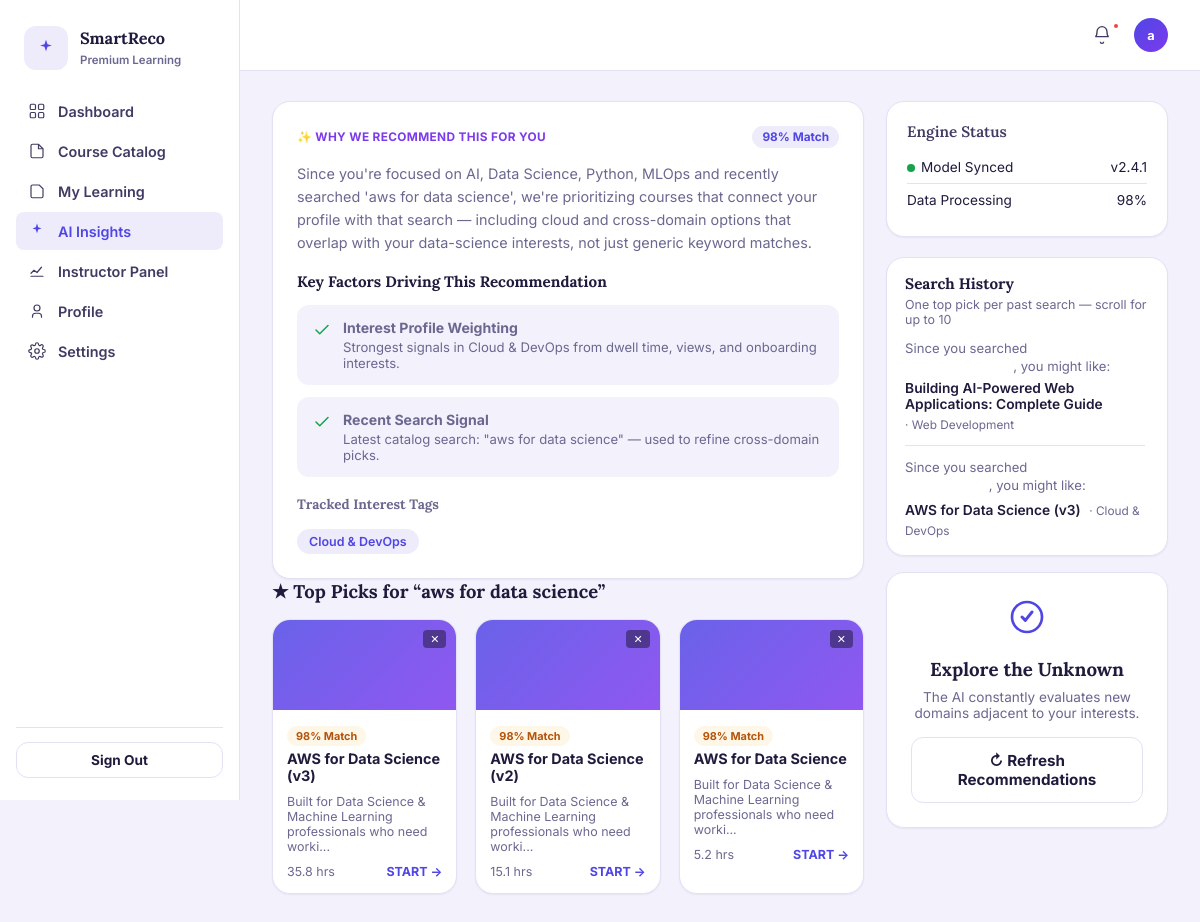
/ai-insights (signed in), run on the app's committed database.
### database/models.py (models this page shows, shortened)
class User(Base):
    __tablename__ = "users"
    id = Column(Integer, primary_key=True, index=True)
    name = Column(String, nullable=True)
    email = Column(String, unique=True, index=True, nullable=False)
    password_hash = Column(String, nullable=False)
    role = Column(String, default="user", nullable=False)  # Backward compatibility: "user" | "admin"
    active_mode = Column(String, default="student", nullable=False)  # "student" | "instructor"
    interests = Column(String, nullable=True)  # comma-separated e.g. "AI/ML,Backend"
    interests_updated_at = Column(DateTime(timezone=True), nullable=True)
    experience_level = Column(String, nullable=True)  # "Beginner" | "Intermediate" | "Advanced"
    avatar_url = Column(String, nullable=True)
    created_at = Column(DateTime(timezone=True), server_default=func.now())
    updated_at = Column(DateTime(timezone=True), onupdate=func.now())
    profile = relationship("UserProfile", back_populates="user", uselist=False, cascade="all, delete-orphan")
    courses = relationship("Product", back_populates="instructor", foreign_keys="Product.instructor_id")
    enrollments = relationship("Enrollment", back_populates="user", cascade="all, delete-orphan")
    wishlists = relationship("Wishlist", back_populates="user", cascade="all, delete-orphan")
    events = relationship("Event", back_populates="user", cascade="all, delete-orphan")
    recommendations = relationship("Recommendation", back_populates="user", cascade="all, delete-orphan")

class Product(Base):
    __tablename__ = "products"
    id = Column(Integer, primary_key=True, index=True)
    title = Column(String, nullable=False, index=True)
    slug = Column(String, nullable=True, index=True)
    description = Column(Text, nullable=False)
    category = Column(String, nullable=False, index=True)
    category_id = Column(Integer, ForeignKey("categories.id", ondelete="SET NULL"), nullable=True)
    skills = Column(String, nullable=True)
    price = Column(Float, default=0.0, index=True)
    level = Column(String, nullable=True, index=True)  # "Beginner" | "Intermediate" | "Advanced"
    instructor_id = Column(Integer, ForeignKey("users.id", ondelete="SET NULL"), nullable=True, index=True)
    instructor_name = Column(String, nullable=True, index=True)
    rating = Column(Float, nullable=True, default=0.0, index=True)
    num_ratings = Column(Integer, nullable=True, default=0)
    enrolled_students = Column(Integer, nullable=True, default=0)
    duration_hours = Column(Float, nullable=True, default=0.0)
    status = Column(String, default="active", nullable=False, index=True)  # "active" | "draft" | "archived"
    created_at = Column(DateTime(timezone=True), server_default=func.now())
    updated_at = Column(DateTime(timezone=True), onupdate=func.now())
    instructor = relationship("User", back_populates="courses", foreign_keys=[instructor_id])
    reviews = relationship("Review", back_populates="product", cascade="all, delete-orphan")
    learning_outcomes = relationship("CourseLearningOutcome", back_populates="product", cascade="all, delete-orphan")

### routers/recommendations.py (the view)
@router.get("/ai-insights", response_class=HTMLResponse)
def ai_insights_page(request: Request, db: Session = Depends(get_db)):
    user = get_current_user(request, db)
    if not user:
        return RedirectResponse("/login", status_code=302)
    if should_regenerate(db, user):
        logger.info("AI Insights visit triggered recommendation refresh for user_id=%s", user.id)
        generate_and_save_recommendation(db, user)
    search_ctx = build_search_history(db, user, limit=10)
    latest_search = search_ctx.get("latest")
    sidebar_history = search_ctx.get("sidebar") or []
    recent_search = latest_search["query"] if latest_search else None
    why_narrative = build_profile_search_narrative(user, recent_search)
    tracking_enabled = is_agent_tracking_enabled(db, user, request)
    rec = (
        db.query(Recommendation)
        .filter(Recommendation.user_id == user.id, Recommendation.is_latest == True)
        .order_by(Recommendation.created_at.desc())
        .first()
    )
    reasoning = None
    if rec:
        reasoning = load_stored_recommendation_reasoning(rec)
    if not reasoning:
        reasoning = build_recommendation_reasoning(db, user, tracking_enabled=tracking_enabled)
    narrative_text = None
    picked_products = []
    if latest_search and latest_search.get("products"):
        picked_products = latest_search["products"][:3]
    elif rec and rec.narrative:
        try:
            payload = json.loads(rec.narrative)
            search_intent = payload.get("search_intent") or {}
            if search_intent.get("product_ids") and recent_search:
                picked_products = _hydrate_ids(db, search_intent.get("product_ids", []))
            if not picked_products:
                main = payload.get("main") or {}
                narrative_text = main.get("narrative")
                picked_products = _hydrate_ids(db, main.get("product_ids", []))
        except Exception:
            pass
    if not picked_products:
        picked_products = [p.to_dict() for p in db.query(Product).order_by(Product.rating.desc()).limit(3).all()]
    return templates.TemplateResponse(
        request,
        "ai-insights.html",
        {
            "user": user,
            "active_page": "ai_insights",
            "recommendation": rec,
            "narrative_text": narrative_text,
            "why_narrative": why_narrative,
            "picked_products": picked_products,
            "latest_search": latest_search,
            "sidebar_history": sidebar_history,
            "reasoning": reasoning,
            "tracking_enabled": tracking_enabled,
        },
    )

### templates/ai-insights.html (shortened to what this page needs)
{% extends "base.html" %}
{% block content %}
<div class="sr-insights-grid">
  <div>
    <div class="sr-card sr-why-card">
      <div class="sr-insight-head">
        <span class="sr-insight-tag">✨ WHY WE RECOMMEND THIS FOR YOU</span>
        <span class="sr-match-badge">{% if reasoning %}{{ reasoning.match_score }}% Match{% else %}98% Match{% endif %}</span>
      </div>
      <p class="sr-insight-text">
        {{ why_narrative or narrative_text or 'Based on your onboarding profile and recent browsing activity, our neural recommendation engine has identified courses aligned with your goals.' }}
      </p>
      <h3 style="font-family:var(--font-display);font-size:.95rem;margin:18px 0 0">Key Factors Driving This Recommendation</h3>
      <div class="sr-why-list">
        <div class="sr-why-item">
          <svg width="18" height="18" viewBox="0 0 24 24" fill="none"><path d="M4 12l5 5L20 6" stroke="currentColor" stroke-width="2" stroke-linecap="round" stroke-linejoin="round"/></svg>
          <span><strong>Interest Profile Weighting</strong><span>{{ reasoning.interest_summary if reasoning else 'Selected during onboarding or inferred from dwell time.' }}</span></span>
        </div>
        <div class="sr-why-item">
          <svg width="18" height="18" viewBox="0 0 24 24" fill="none"><path d="M4 12l5 5L20 6" stroke="currentColor" stroke-width="2" stroke-linecap="round" stroke-linejoin="round"/></svg>
          <span><strong>Recent Search Signal</strong><span>{% if reasoning %}{{ reasoning.search_summary }}{% elif latest_search %}Connected to your latest search: &ldquo;{{ latest_search.query }}&rdquo;{% else %}No recent catalog searches yet — browse /catalog to refine picks.{% endif %}</span></span>
        </div>
      </div>
      <h3 style="font-family:var(--font-display);font-size:.85rem;margin:18px 0 8px;color:var(--ink-500)">Tracked Interest Tags</h3>
      <div class="sr-tracked-tags">
        {% if reasoning and reasoning.top_categories %}
          {% for cat, score in reasoning.top_categories %}
          <span class="sr-tag">{{ cat }}</span>
          {% endfor %}
        {% elif user.interests %}
          {% for tag in user.interests.split(',') %}
          <span class="sr-tag">{{ tag.strip().lower() }}</span>
          {% endfor %}
        {% else %}
          <span class="sr-tag">explore catalog</span>
        {% endif %}
      </div>
    </div>
    <h2 class="sr-section-title">★ {% if latest_search %}Top Picks for &ldquo;{{ latest_search.query }}&rdquo;{% else %}Top 3 Curated Picks{% endif %}</h2>
    <div class="sr-picks-row">
      {% for pick in picked_products[:3] %}
      <div class="sr-card sr-pick-card" style="position:relative">
        <button type="button" class="sr-dismiss-btn" data-sr-track-dismiss data-product-id="{{ pick.id }}" data-source="recommendation" title="Not for me" style="position:absolute;top:10px;right:10px;background:rgba(0,0,0,0.4);border:none;color:#fff;border-radius:4px;padding:2px 7px;cursor:pointer;font-size:11px;z-index:2;">✕</button>
        <div class="sr-pick-thumb"></div>
        <div class="sr-pick-body">
          <span class="sr-badge sr-badge-ai">{% if reasoning %}{{ reasoning.match_score }}% Match{% else %}98% Match{% endif %}</span>
          <h4 class="sr-pick-title">{{ pick.title }}</h4>
          <p style="font-size:.78rem;color:var(--ink-500);margin:0 0 10px">{{ pick.description[:70] }}...</p>
          <div class="sr-pick-foot"><span>{{ pick.duration_hours or 12 }} hrs</span><a href="/course-details?id={{ pick.id }}" data-sr-track-click data-product-id="{{ pick.id }}" data-source="recommendation">START →</a></div>
        </div>
      </div>
      {% endfor %}
    </div>
  </div>
  <div>
    <div class="sr-card sr-engine-card">
      <h3 class="sr-eyebrow" style="margin:0 0 10px">Engine Status</h3>
      <div class="sr-engine-row"><span><span class="sr-status-dot"></span>Model Synced</span><span>v2.4.1</span></div>
      <div class="sr-engine-row"><span>Data Processing</span><span>{% if reasoning %}{{ reasoning.data_processing_pct }}%{% else %}98%{% endif %}</span></div>
    </div>
    {% if sidebar_history %}
    <div class="sr-card sr-search-history-panel">
      <h3 class="sr-search-history-title">Search History</h3>
      <p class="sr-search-history-sub">One top pick per past search — scroll for up to 10</p>
      <div class="sr-search-history-scroll">
        {% for entry in sidebar_history %}
        <div class="sr-search-history-item">
          <p class="sr-search-history-line">
            Since you searched <span class="sr-search-history-query">&ldquo;{{ entry.query }}&rdquo;</span>, you might like:
          </p>
          <a class="sr-search-history-course" href="/course-details?id={{ entry.product.id }}" data-sr-track-click data-product-id="{{ entry.product.id }}" data-source="search">
            {{ entry.product.title }}
          </a>
          <span class="sr-search-history-meta">&middot; {{ entry.product.category }}</span>
        </div>
        {% endfor %}
      </div>
    </div>
    {% endif %}
    <div class="sr-card sr-explore-card">
      <div class="sr-explore-icon">
        <svg width="40" height="40" viewBox="0 0 24 24" fill="none"><circle cx="12" cy="12" r="9" stroke="currentColor" stroke-width="1.6"/><path d="M9 12l2 2 4-5" stroke="currentColor" stroke-width="1.8" stroke-linecap="round" stroke-linejoin="round"/></svg>
      </div>
      <h3 style="font-family:var(--font-display);margin:0 0 8px">Explore the Unknown</h3>
      <p style="font-size:.85rem;color:var(--ink-500);margin:0 0 16px">The AI constantly evaluates new domains adjacent to your interests.</p>
      <button class="sr-btn sr-btn-secondary sr-btn-block" id="refreshRecs">↻ Refresh Recommendations</button>
    </div>
  </div>
</div>
{% endblock %}

### templates/base.html (shortened to what this page needs)
<!DOCTYPE html>
<html lang="en">
<head>
<link rel="stylesheet" href="/static/styles.css">
</head>
<body>
<div class="sr-app">
  {% if user %}
  <aside class="sr-sidebar">
    <div class="sr-sidebar-brand">
      <div class="sr-brand-mark">
        <svg width="20" height="20" viewBox="0 0 24 24" fill="none"><path d="M12 2l1.8 5.6L19 9l-5.2 1.4L12 16l-1.8-5.6L5 9l5.2-1.4L12 2z" fill="currentColor"/></svg>
      </div>
      <div class="sr-sidebar-brand-text">
        <b>SmartReco</b>
        <span>Premium Learning</span>
      </div>
    </div>
    <nav class="sr-nav">
      <a class="sr-nav-item {% if active_page == 'dashboard' %}is-active{% endif %}" href="/dashboard">
        Dashboard
      </a>
      <a class="sr-nav-item {% if active_page == 'catalog' %}is-active{% endif %}" href="/catalog">
        <svg width="18" height="18" viewBox="0 0 24 24" fill="none"><path d="M4 5a2 2 0 012-2h8l6 6v10a2 2 0 01-2 2H6a2 2 0 01-2-2V5z" stroke="currentColor" stroke-width="1.6"/><path d="M14 3v6h6" stroke="currentColor" stroke-width="1.6"/></svg>
        Course Catalog
      </a>
      <a class="sr-nav-item {% if active_page == 'my_learning' %}is-active{% endif %}" href="/my-learning">
        <svg width="18" height="18" viewBox="0 0 24 24" fill="none"><path d="M4 19V6a2 2 0 012-2h9l5 5v10a2 2 0 01-2 2H6a2 2 0 01-2-2z" stroke="currentColor" stroke-width="1.6"/></svg>
        My Learning
      </a>
      <a class="sr-nav-item {% if active_page == 'ai_insights' %}is-active{% endif %}" href="/ai-insights">
        <svg width="18" height="18" viewBox="0 0 24 24" fill="none"><path d="M12 2l1.6 4.9L18 8.5l-4.4 1.6L12 15l-1.6-4.9L6 8.5l4.4-1.6L12 2z" fill="currentColor"/></svg>
        AI Insights
      </a>
      {% set curr_mode = user.active_mode if user and user.active_mode else (request.session.get('active_mode', 'student') if request else 'student') %}
      {% if curr_mode == 'instructor' or (user and user.role == 'admin') %}
      <a class="sr-nav-item {% if active_page == 'admin' %}is-active{% endif %}" href="/admin">
        <svg width="18" height="18" viewBox="0 0 24 24" fill="none"><path d="M4 19h16M4 15l4-4 4 3 6-7" stroke="currentColor" stroke-width="1.6" stroke-linecap="round" stroke-linejoin="round"/></svg>
        Instructor Panel
      </a>
      {% endif %}
      <a class="sr-nav-item {% if active_page == 'profile' %}is-active{% endif %}" href="/profile">
        <svg width="18" height="18" viewBox="0 0 24 24" fill="none"><circle cx="12" cy="8" r="4" stroke="currentColor" stroke-width="1.6"/><path d="M6 21v-2a4 4 0 014-4h4a4 4 0 014 4v2" stroke="currentColor" stroke-width="1.6"/></svg>
        Profile
      </a>
      <a class="sr-nav-item {% if active_page == 'settings' %}is-active{% endif %}" href="/settings">
        Settings
      </a>
    </nav>
    <div class="sr-sidebar-foot">
      <form action="/logout" method="POST">
        <button type="submit" class="sr-btn sr-btn-secondary sr-btn-block sr-btn-sm">Sign Out</button>
      </form>
    </div>
  </aside>
  <div>
    <header class="sr-topbar">
      <div class="sr-topbar-actions">
        <button class="sr-icon-btn" aria-label="Notifications"><span class="dot"></span>
          <svg width="20" height="20" viewBox="0 0 24 24" fill="none"><path d="M6 8a6 6 0 0112 0c0 5 2 6 2 6H4s2-1 2-6z" stroke="currentColor" stroke-width="1.6"/><path d="M10 20a2 2 0 004 0" stroke="currentColor" stroke-width="1.6"/></svg>
        </button>
        <div class="user-menu" style="position:relative;">
          <div class="sr-avatar" style="cursor:pointer;" onclick="toggleDropdown(event)">{{ user.name[0] if user and user.name else (user.email[0]|upper if user and user.email else 'U') }}</div>
        </div>
      </div>
    </header>
    <main class="sr-main">
      {% block content %}{% endblock %}
    </main>
  </div>
  {% else %}
    {% block unauth_content %}{% endblock %}
  {% endif %}
</div>
</body>
</html>

### data on the page
User: name "a", active_mode "student" (drawn)
Product: query "aws for data science", match_score "98", title "AWS for Data Science", description "Built for Data Science & Machine Learning professionals who need worki", duration_hours "5.2"
Product: match_score "98", title "AWS for Data Science (v2)", description "Built for Data Science & Machine Learning professionals who need worki", duration_hours "15.1"

### other printed values
{{ reasoning.match_score }} "98"
{{ reasoning.search_summary }} "Latest catalog search: \"aws for data science\" — used to refine cross-domain picks."
{{ cat }} "Cloud & DevOps"
{{ pick.title }} "AWS for Data Science (v3)"
{{ pick.description[:70] }} "Built for Data Science & Machine Learning professionals who need worki"
{{ pick.duration_hours or 12 }} "35.8"
{{ reasoning.data_processing_pct }} "98"
{{ entry.product.title }} "Building AI-Powered Web Applications: Complete Guide" "AWS for Data Science (v3)"
{{ entry.product.category }} "Web Development" "Cloud & DevOps"
